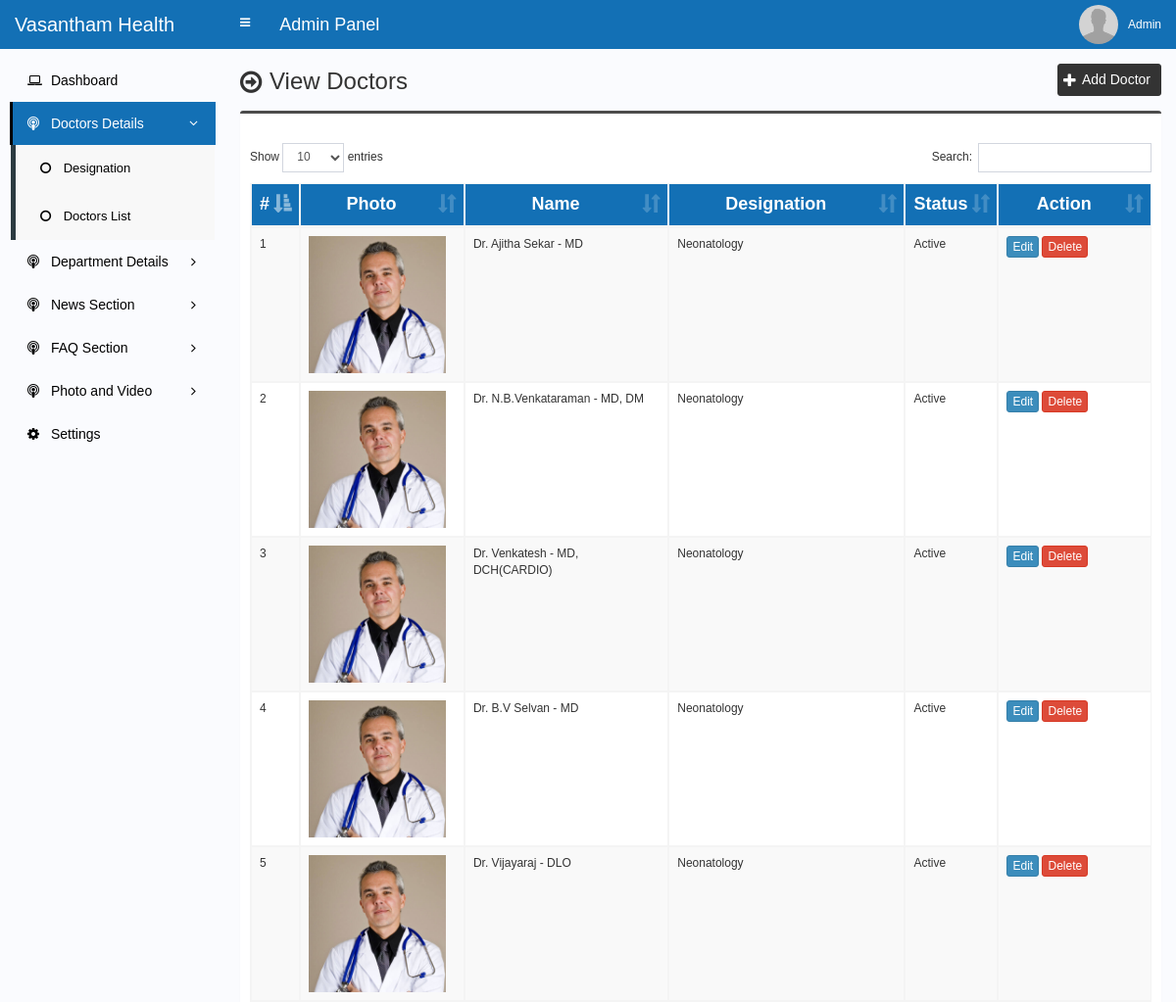
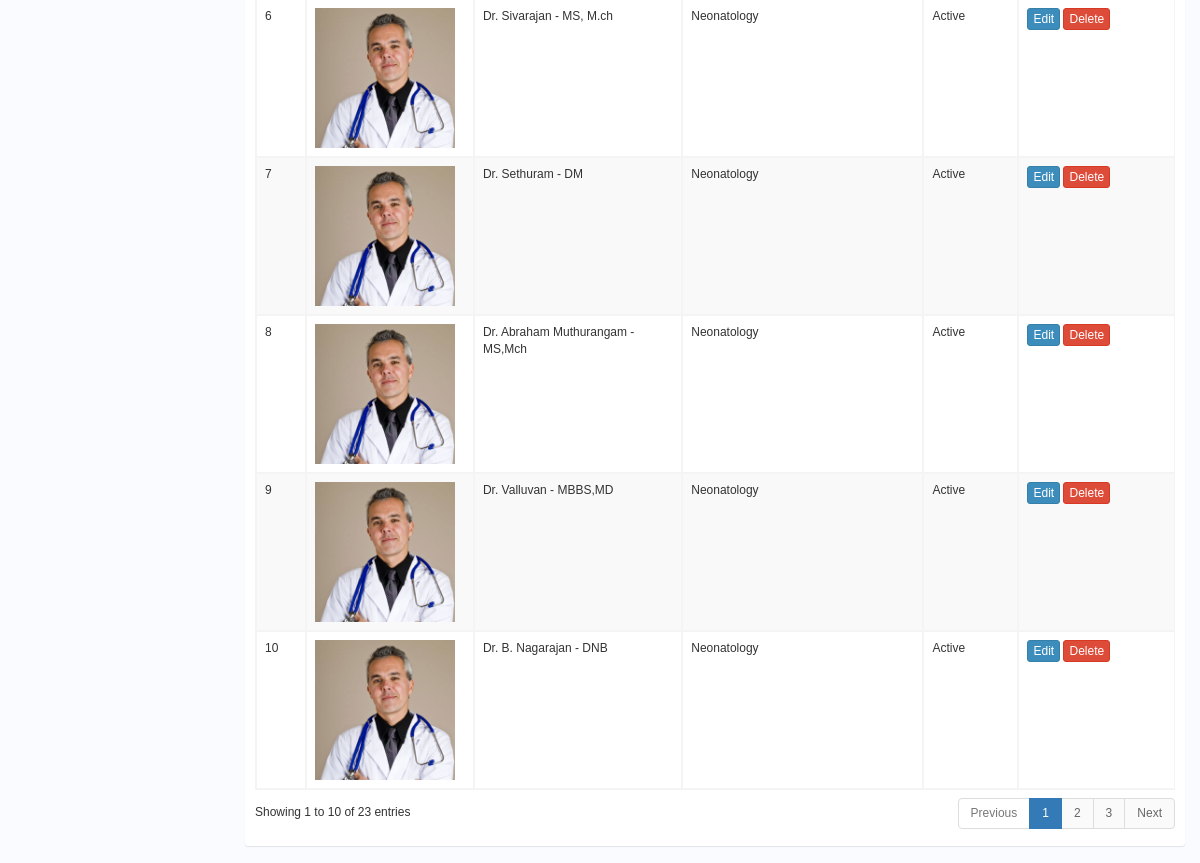
Page /admin/doctor.php (signed in) on the committed database (2 pictures, top to bottom).
### tables this page shows
CREATE TABLE `doctor` (
  `id` int(11) NOT NULL,
  `name` varchar(255) NOT NULL,
  `slug` varchar(255) NOT NULL,
  `designation_id` int(11) NOT NULL,
  `photo` varchar(255) NOT NULL,
  `banner` varchar(255) NOT NULL,
  `degree` varchar(255) NOT NULL,
  `detail` text NOT NULL,
  `facebook` varchar(255) NOT NULL,
  `twitter` varchar(255) NOT NULL,
  `linkedin` varchar(255) NOT NULL,
  `youtube` varchar(255) NOT NULL,
  `google_plus` varchar(255) NOT NULL,
  `instagram` varchar(255) NOT NULL,
  `flickr` varchar(255) NOT NULL,
  `address` text NOT NULL,
  `practice_location` text NOT NULL,
  `phone` varchar(100) NOT NULL,
  `email` varchar(100) NOT NULL,
  `website` varchar(100) NOT NULL,
  `status` varchar(30) NOT NULL,
  `meta_title` varchar(255) NOT NULL,
  `meta_keyword` text NOT NULL,
  `meta_description` text NOT NULL
);

CREATE TABLE `designation` (
  `designation_id` int(11) NOT NULL,
  `designation_name` varchar(100) NOT NULL,
  `department_tamil` text DEFAULT NULL,
  `designation_detail` varchar(250) DEFAULT NULL
);

### admin/doctor.php (the view, shortened to what this page needs)
<?php require_once('header.php'); ?>
<section class="content-header">
	<div class="content-header-left">
		<h1>View Doctors</h1>
	</div>
	<div class="content-header-right">
		<a href="doctor-add.php" class="btn btn-primary btn-sm">Add Doctor</a>
	</div>
</section>
<section class="content">
	<div class="row">
		<div class="col-md-12">
			<div class="box box-info">
				<div class="box-body table-responsive">
					<table id="example1" class="table table-bordered table-striped">
						<thead class="thead-style">
							<tr>
								<th>#</th>
								<th>Photo</th>
								<th width="180">Name</th>
								<th width="240">Designation</th>
								<th>Status</th>
								<th width="140">Action</th>
							</tr>
						</thead>
						<tbody>
							<?php
							$i=0;
							$statement = $pdo->prepare("SELECT
														t1.id,
														t1.name,
														t1.designation_id,
														t1.photo,
														t1.status,
														t2.designation_id,
														t2.designation_name
							                           	FROM doctor t1
							                           	JOIN designation t2
							                           	ON t1.designation_id = t2.designation_id
							                           	");
							$statement->execute();
							$result = $statement->fetchAll(PDO::FETCH_ASSOC);
							foreach ($result as $row) {
								$i++;
								?>
								<tr>
									<td><?php echo $i; ?></td>
									<td style="width:150px;"><img src="<?php echo BASE_URL; ?>assets/uploads/<?php echo $row['photo']; ?>" alt="<?php echo $row['name']; ?>" style="width:140px;"></td>
									<td><?php echo $row['name']; ?></td>
									<td><?php echo $row['designation_name']; ?></td>
									<td><?php echo $row['status']; ?></td>
									<td>
										<a href="doctor-edit.php?id=<?php echo $row['id']; ?>" class="btn btn-primary btn-xs">Edit</a>
										<a href="#" class="btn btn-danger btn-xs" data-href="doctor-delete.php?id=<?php echo $row['id']; ?>" data-toggle="modal" data-target="#confirm-delete">Delete</a>
									</td>
								</tr>
								<?php
							}
							?>
						</tbody>
					</table>
				</div>
			</div>
		</div>
	</div>
</section>
<?php require_once('footer.php'); ?>

### admin/header.php (shortened to what this page needs)
<!DOCTYPE html>
<html>
<head>
	<link rel="stylesheet" href="css/bootstrap.min.css">
	<link rel="stylesheet" href="css/font-awesome.min.css">
	<link rel="stylesheet" href="css/ionicons.min.css">
	<link rel="stylesheet" href="css/datepicker3.css">
	<link rel="stylesheet" href="css/all.css">
	<link rel="stylesheet" href="css/select2.min.css">
	<link rel="stylesheet" href="css/dataTables.bootstrap.css">
	<link rel="stylesheet" href="css/jquery.fancybox.css">
	<link rel="stylesheet" href="css/AdminLTE.min.css">
	<link rel="stylesheet" href="css/_all-skins.min.css">
	<link rel="stylesheet" href="css/on-off-switch.css" />
	<link rel="stylesheet" href="style.css">
</head>
<body class="hold-transition fixed skin-blue sidebar-mini">
	<div class="wrapper">
		<header class="main-header">
			<a href="index.php" class="logo">
				<span class="logo-lg">Vasantham Health Centre</span>
			</a>
			<nav class="navbar navbar-static-top">
				<a href="#" class="sidebar-toggle" data-toggle="offcanvas" role="button">
				</a>
				<span style="float:left;line-height:50px;color:#fff;padding-left:15px;font-size:18px;">Admin Panel</span>
				<div class="navbar-custom-menu">
					<ul class="nav navbar-nav">
						<li class="dropdown user user-menu">
							<a href="#" class="dropdown-toggle" data-toggle="dropdown">
								<img src="../assets/uploads/<?php echo $_SESSION['user']['photo']; ?>" class="user-image" alt="User Image">
								<span class="hidden-xs"><?php echo $_SESSION['user']['full_name']; ?></span>
							</a>
						</li>
					</ul>
				</div>
			</nav>
		</header>
		<?php $cur_page = substr($_SERVER["SCRIPT_NAME"], strrpos($_SERVER["SCRIPT_NAME"], "/") + 1); ?>
		<aside class="main-sidebar">
			<section class="sidebar">
				<ul style="padding: 10px;" class="sidebar-menu">
					<li class="treeview <?php if ($cur_page == 'index.php') {
											echo 'active';
										} ?>">
						<a href="index.php">
							<i class="fa fa-laptop"></i> <span>Dashboard</span>
						</a>
					</li>
					<li class="treeview <?php if (($cur_page == 'designation-add.php') || ($cur_page == 'designation.php') || ($cur_page == 'designation-edit.php') || ($cur_page == 'doctor-add.php') || ($cur_page == 'doctor.php') || ($cur_page == 'doctor-edit.php')) {
											echo 'active';
										} ?>">
						<a href="#">
							<i class="fa fa-podcast"></i>
							<span>Doctors Details</span>
							<span class="pull-right-container">
								<i class="fa fa-angle-left pull-right"></i>
							</span>
						</a>
						<ul class="treeview-menu">
							<li><a href="designation.php"><i class="fa fa-circle-o"></i> Designation</a></li>
							<li><a href="doctor.php"><i class="fa fa-circle-o"></i> Doctors List</a></li>
						</ul>
					</li>
					<li class="treeview <?php if (($cur_page == 'slider-add.php') || ($cur_page == 'slider.php') || ($cur_page == 'slider-edit.php') || ($cur_page == 'testimonial-add.php') || ($cur_page == 'testimonial.php') || ($cur_page == 'testimonial-edit.php') || ($cur_page == 'partner-add.php') || ($cur_page == 'partner.php') || ($cur_page == 'partner-edit.php') || ($cur_page == 'service-add.php') || ($cur_page == 'service.php') || ($cur_page == 'service-edit.php') || ($cur_page == 'department-add.php') || ($cur_page == 'department.php') || ($cur_page == 'department-edit.php')) {
											echo 'active';
										} ?>">
						<a href="#">
							<i class="fa fa-podcast"></i>
							<span>Department Details</span>
							<span class="pull-right-container">
								<i class="fa fa-angle-left pull-right"></i>
							</span>
						</a>
					</li>
					<li class="treeview <?php if (($cur_page == 'category-add.php') || ($cur_page == 'category.php') || ($cur_page == 'category-edit.php') ||
											($cur_page == 'news-add.php') || ($cur_page == 'news.php') || ($cur_page == 'news-edit.php') || ($cur_page == 'comment.php')
										) {
											echo 'active';
										} ?>">
						<a href="#">
							<i class="fa fa-podcast"></i>
							<span>News Section</span>
							<span class="pull-right-container">
								<i class="fa fa-angle-left pull-right"></i>
							</span>
						</a>
					</li>
					<li class="treeview <?php if (($cur_page == 'faq-category-add.php') || ($cur_page == 'faq-category.php') || ($cur_page == 'faq-category-edit.php') || ($cur_page == 'faq-add.php') || ($cur_page == 'faq.php') || ($cur_page == 'faq-edit.php')) {
											echo 'active';
										} ?>">
						<a href="#">
							<i class="fa fa-podcast"></i>
							<span>FAQ Section</span>
							<span class="pull-right-container">
								<i class="fa fa-angle-left pull-right"></i>
							</span>
						</a>
					</li>
					<li class="treeview <?php if (($cur_page == 'photo-category-add.php') || ($cur_page == 'photo-category.php') || ($cur_page == 'photo-category-edit.php') || ($cur_page == 'photo-add.php') || ($cur_page == 'photo.php') || ($cur_page == 'photo-edit.php') || ($cur_page == 'video-category-add.php') || ($cur_page == 'video-category.php') || ($cur_page == 'video-category-edit.php') || ($cur_page == 'video-add.php') || ($cur_page == 'video.php') || ($cur_page == 'video-edit.php')) {
											echo 'active';
										} ?>">
						<a href="#">
							<i class="fa fa-podcast"></i>
							<span>Photo and Video</span>
							<span class="pull-right-container">
								<i class="fa fa-angle-left pull-right"></i>
							</span>
						</a>
					</li>
					<?php
					if (
						$_SESSION['user']['role'] == 'Super Admin'
						|| $_SESSION['user']['role'] == 'Admin'
					) :
					?>
						<li class="treeview <?php if (($cur_page == 'settings.php')) {
												echo 'active';
											} ?>">
							<a href="settings.php">
								<i class="fa fa-cog"></i> <span>Settings</span>
							</a>
						</li>
					<?php endif; ?>
				</ul>
			</section>
		</aside>
		<div class="content-wrapper">

### admin/footer.php (shortened to what this page needs)
		</div>
	</div>
</body>
</html>

### admin/style.css (style rules this page uses)
body { font-size: 12px; font-family: 'verdana', sans-serif; }
.navbar-nav>.user-menu .user-image { width: 40px; height: 40px; margin-top: -10px; }
.content-header>h1, .content-header .content-header-left h1 { font-family: 'verdana', sans-serif; }
.main-header .logo { text-align: left; }
.main-header .logo .logo-lg { font-family: 'verdana', sans-serif; }
.box-info { padding-top: 20px; }
.sidebar-menu li.active>a>.pull-right-container>.fa-angle-left { -webkit-transform: rotate(90deg); -ms-transform: rotate(90deg); -o-transform: rotate(90deg); transform: rotate(90deg); }
.sidebar-menu li>a>.pull-right-container>.fa-angle-left:before { content: "\f105"; }
.content-header { overflow: hidden; }
.content-header .content-header-left { float: left; padding-top: 5px; }
.content-header .content-header-right { float: right; }
.content-header .content-header-left h1 { margin-top: 0; margin-bottom: 0; padding-left: 30px; font-size: 24px; position: relative; }
.content-header .content-header-left h1:before { position: absolute; top: 0; left: 0; font-family: 'FontAwesome', sans-serif; font-size: 26px; content: '\f18e'; }
.content-header .content-header-right a { position: relative; padding-left: 24px; font-size: 14px; }
.content-header .content-header-right a:before { position: absolute; top: 4px; left: 5px; font-family: 'FontAwesome', sans-serif; font-size: 16px; content: '\f067'; }
.skin-blue .sidebar-menu>li:hover>a, .skin-blue .sidebar-menu>li.active>a { color: #fff; background: #3c8dbc; border-left-color: #3c8dbc; }
.skin-blue .main-header .logo, .skin-blue .main-header .logo:hover, .skin-blue .main-header .navbar, .skin-blue .main-header .navbar .sidebar-toggle:hover { background-color: #1370b5 !important; }
.skin-blue .sidebar-menu>li:hover>a, .skin-blue .sidebar-menu>li.active>a { background-color: #4c4c4c; border-left-color: #000000; }
.box.box-info { border-top-color: #4c4c4c; }
.content-header .content-header-right a { background-color: #333333; border-color: #333333; }
.sidebar-menu .treeview-menu>li>a { font-size: 1.3rem; color: #000; }
.thead-style { background-color: #1370b5; color: white; font-size: 1.8rem; padding: 1rem; text-align-last: center; text-transform: none; }

### rows in the picture
doctor: photo (picture), name "Dr. Ajitha Sekar - MD", designation.designation_name "Neonatology", status "Active"
doctor: photo (picture), name "Dr. N.B.Venkataraman - MD, DM", designation.designation_name "Neonatology", status "Active"
doctor: photo (picture), name "Dr. Venkatesh - MD, DCH(CARDIO)", designation.designation_name "Neonatology", status "Active"
doctor: photo (picture), name "Dr. B.V Selvan - MD", designation.designation_name "Neonatology", status "Active"
doctor: photo (picture), name "Dr. Vijayaraj - DLO", designation.designation_name "Neonatology", status "Active"
doctor: photo (picture), name "Dr. Sivarajan - MS, M.ch", designation.designation_name "Neonatology", status "Active"
doctor: photo (picture), name "Dr. Sethuram - DM", designation.designation_name "Neonatology", status "Active"
doctor: photo (picture), name "Dr. Abraham Muthurangam - MS,Mch", designation.designation_name "Neonatology", status "Active"
doctor: photo (picture), name "Dr. Valluvan - MBBS,MD", designation.designation_name "Neonatology", status "Active"
doctor: photo (picture), name "Dr. B. Nagarajan - DNB", designation.designation_name "Neonatology", status "Active"

### other values in the picture
$_SESSION['user']['full_name'] "Admin"
